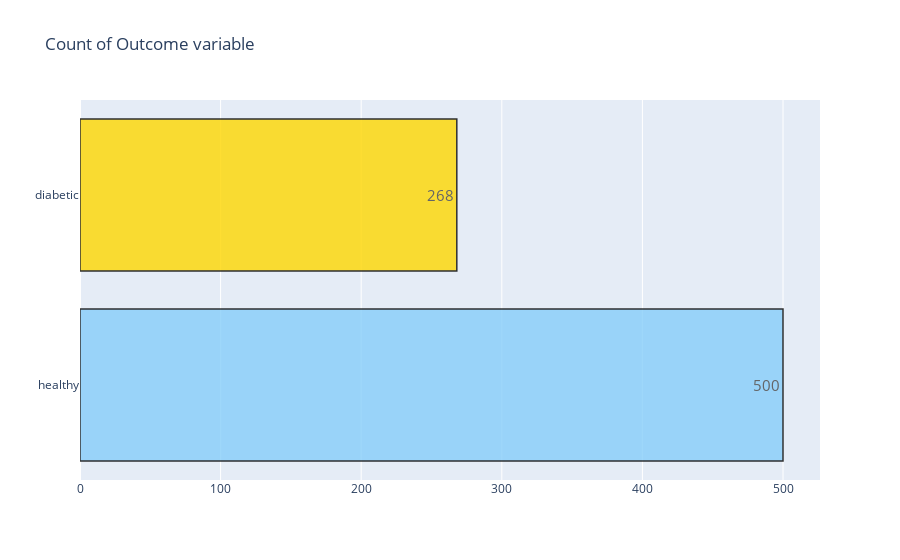

The cell this chart's notebook holds for it:
### Code cell
target_count()

### Figure 1 — Plotly figure (JSON) as saved in the notebook; plotly's stock layout.template omitted (floating-point values rounded to 4 significant figures)
{"data": [{"marker": {"color": ["lightskyblue", "gold"], "line": {"color": "#000000", "width": 1.5}}, "opacity": 0.8, "orientation": "h", "text": ["500", "268"], "textfont": {"size": 15}, "textposition": "auto", "type": "bar", "x": [500, 268], "y": ["healthy", "diabetic"]}], "layout": {"title": {"text": "Count of Outcome variable"}}}
